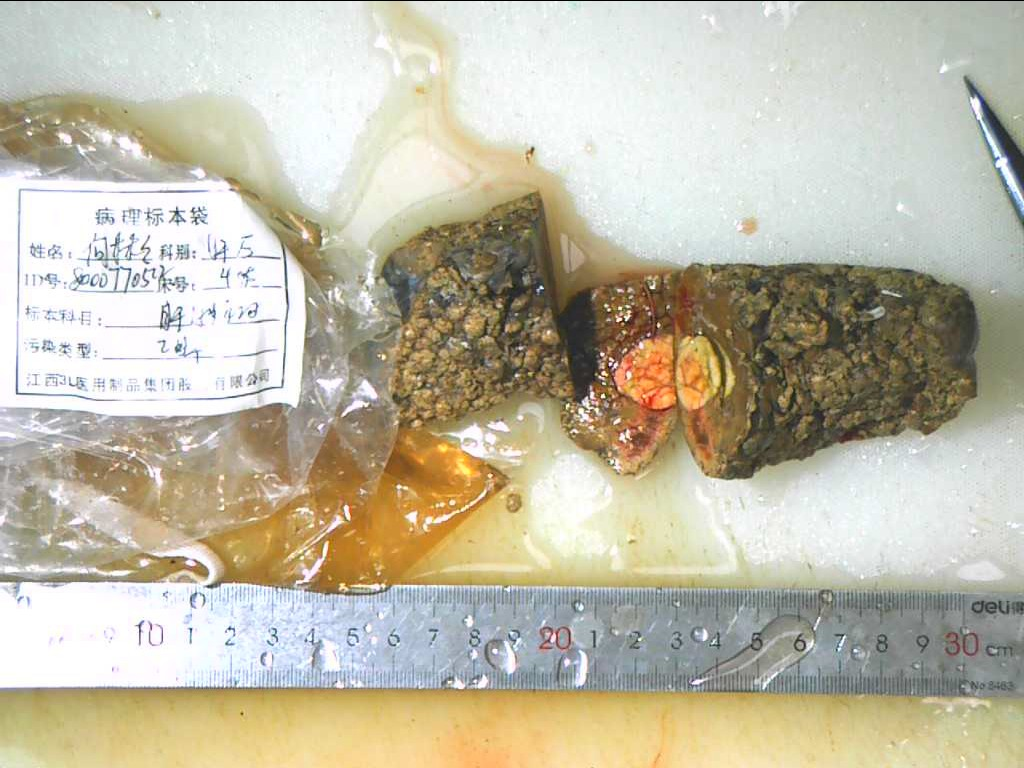
#> input picture cmare_cross/DaTi_images/B202006968.bmp, 1024 x 768 px, given in place of B202104171_001.jpg, which was not available
$ python template_match.py   (older library calls are emulated)
#> lines starting #> are read from the running program, lines starting #| are printed output that depends on the picture; after the words box and inside, x2 and y2 are one past the last pixel; in counts of white or black regions, pixels touching at a corner belong together; pictures that were not available may be replaced by others from this repository, and a replacement may not be noted
# import the necessary packages
# import argparse
# import cv2
# # construct the argument parser and parse the arguments
# ap = argparse.ArgumentParser()
# ap.add_argument("-i", "--image", type=str, required=True,
# 	help="path to input image where we'll apply template matching")
# ap.add_argument("-t", "--template", type=str, required=True,
# 	help="path to template image")
# args = vars(ap.parse_args())
#
# # load the input image and template image from disk, then display
# # them on our screen
# print("[INFO] loading images...")
# image = cv2.imread(args["image"])
# template = cv2.imread(args["template"])
# cv2.imshow("Image", image)
# cv2.imshow("Template", template)
# # convert both the image and template to grayscale
# imageGray = cv2.cvtColor(image, cv2.COLOR_BGR2GRAY)
# templateGray = cv2.cvtColor(template, cv2.COLOR_BGR2GRAY)
#
# # perform template matching
# print("[INFO] performing template matching...")
# result = cv2.matchTemplate(imageGray, templateGray,
# 	cv2.TM_CCOEFF_NORMED)
# (minVal, maxVal, minLoc, maxLoc) = cv2.minMaxLoc(result)
#
#
# # determine the starting and ending (x, y)-coordinates of the
# # bounding box
# (startX, startY) = maxLoc
# endX = startX + template.shape[1]
# endY = startY + template.shape[0]
#
# # draw the bounding box on the image
# cv2.rectangle(image, (startX, startY), (endX, endY), (255, 0, 0), 3)
# # show the output image
# cv2.imshow("Output", image)
# cv2.waitKey(0)


import cv2
import numpy as np
import imutils

# img = cv2.imread("C:/AE_PUFF/python_vision/2018_04_27/kk-3.jpg")
img = cv2.imread("test_images/B202104171_001.jpg")
#> img is the input picture: shape (768, 1024, 3); mean B, G, R 168.1, 187.6, 193.1

gray = cv2.cvtColor(img, cv2.COLOR_BGR2GRAY)
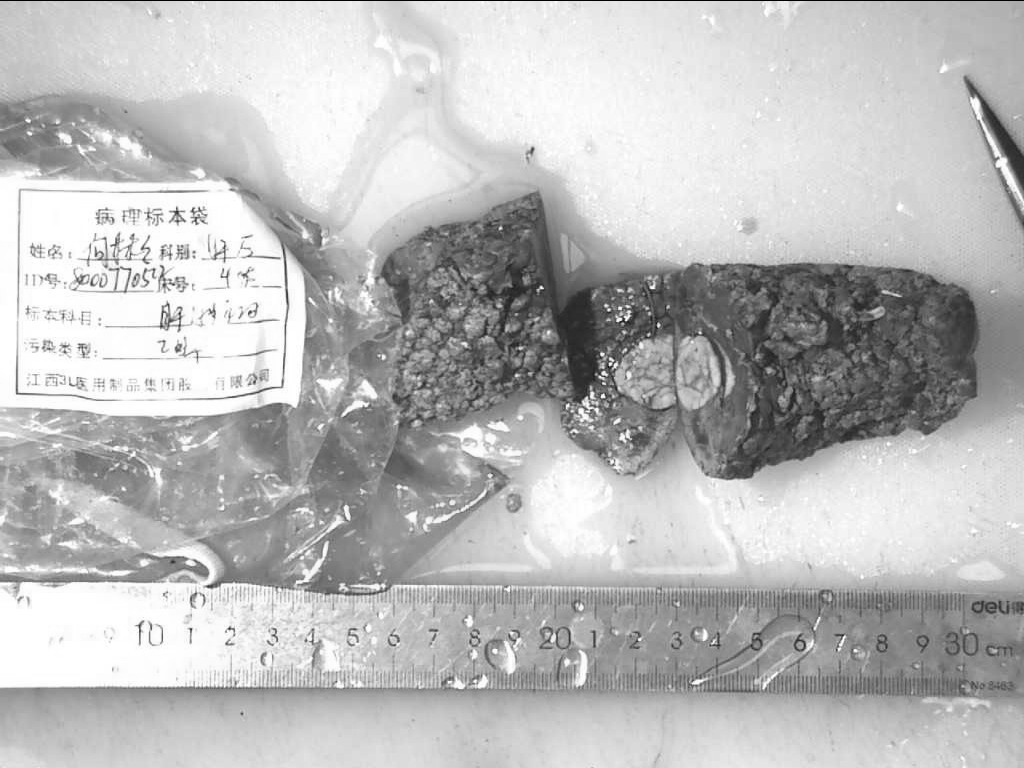
#> gray: shape (768, 1024); min 0, max 255, mean 187

blur = cv2.GaussianBlur(gray, (7, 7), 0)

edged = cv2.Canny(blur, 10, 100)
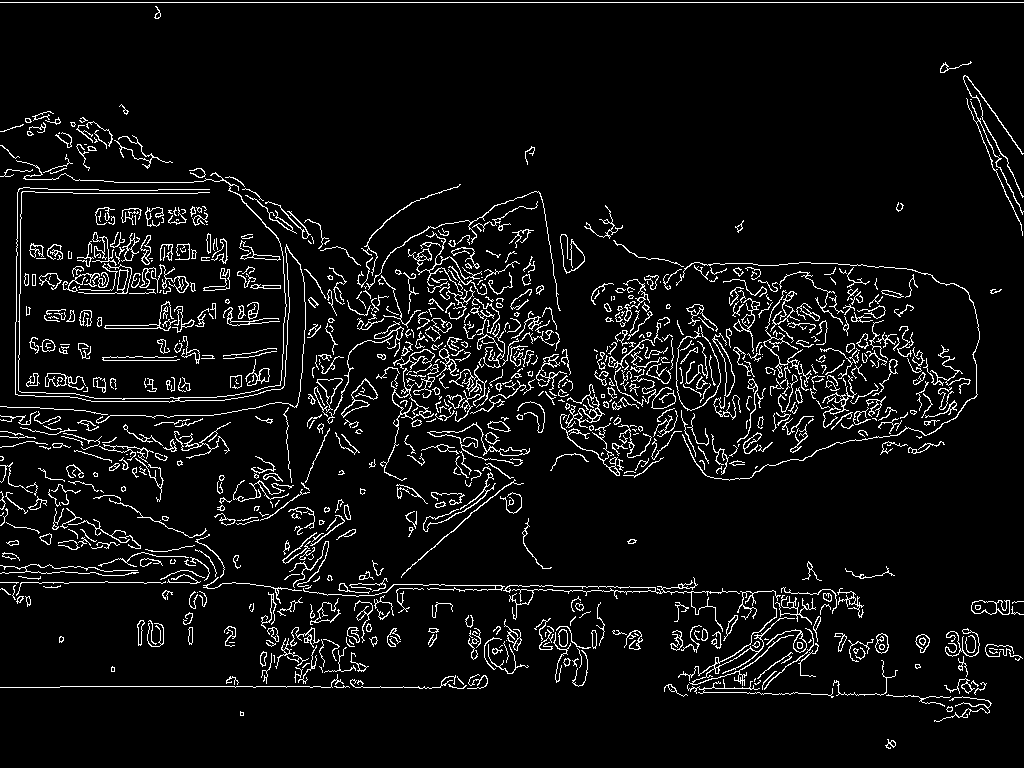
#> edged: shape (768, 1024); 6.3% white in thin lines or dots

cnts_zc = cv2.findContours(edged, cv2.RETR_EXTERNAL, cv2.CHAIN_APPROX_SIMPLE)
#> cnts_zc = 892 contours, 652 with area under 20; largest, box (x1, y1, x2, y2) and area: (380, 368, 434, 481) 492, (971, 600, 1010, 615) 401, (712, 333, 735, 397) 339, (45, 373, 86, 390) 238, (397, 349, 435, 370) 231
cnts_zc = cnts_zc[0] if imutils.is_cv2() else cnts_zc[1]
for cnt in cnts_zc:
    if cv2.arcLength(cnt, closed=False) > 100:
        cv2.drawContours(img, cnt, -1, (0, 255, 0), 2)
#> this loop made 892 passes
#> cnt on passes 31, 45, 50: [[273, 655], [274, 656], [274, 662], [274, 655]], [[501, 645], [499, 647], [501, 645], [502, 645]], [[229, 642], [234, 642]]
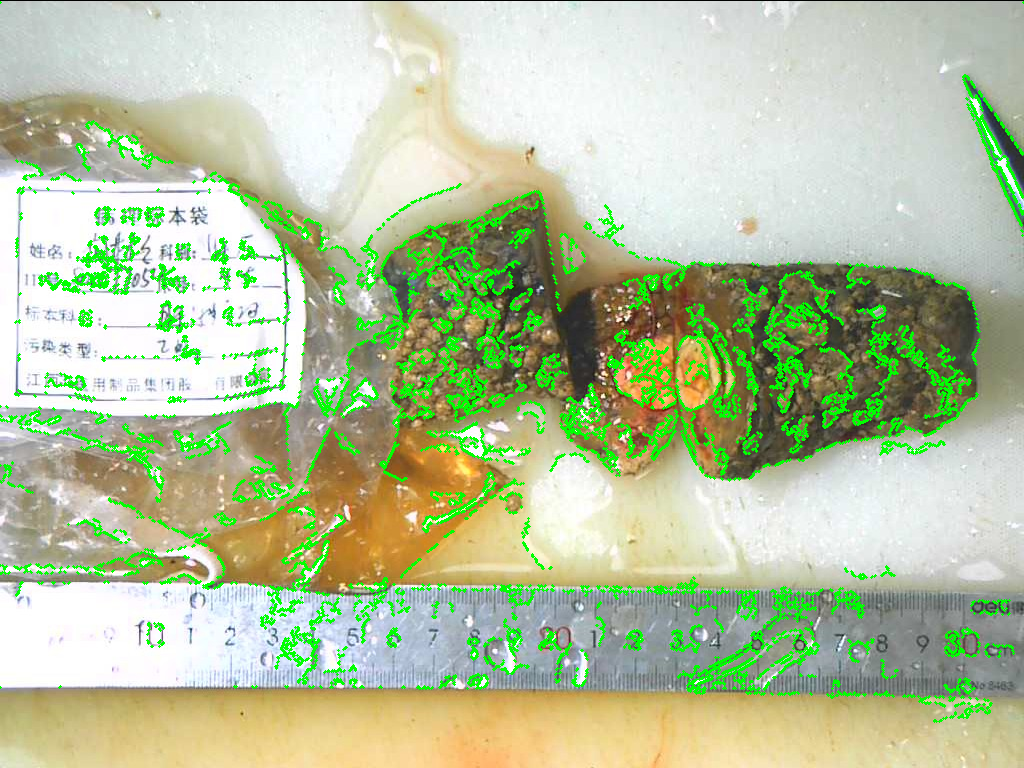
#> img: shape (768, 1024, 3); 7.19% of pixels changed, all inside (x1, y1, x2, y2) = (0, 1, 1024, 723)

cv2.imshow("edged", edged)
cv2.imshow("res", img)
cv2.waitKey(0)

$ run again, on cmare_cross/DaTi_images/B202007986.bmp
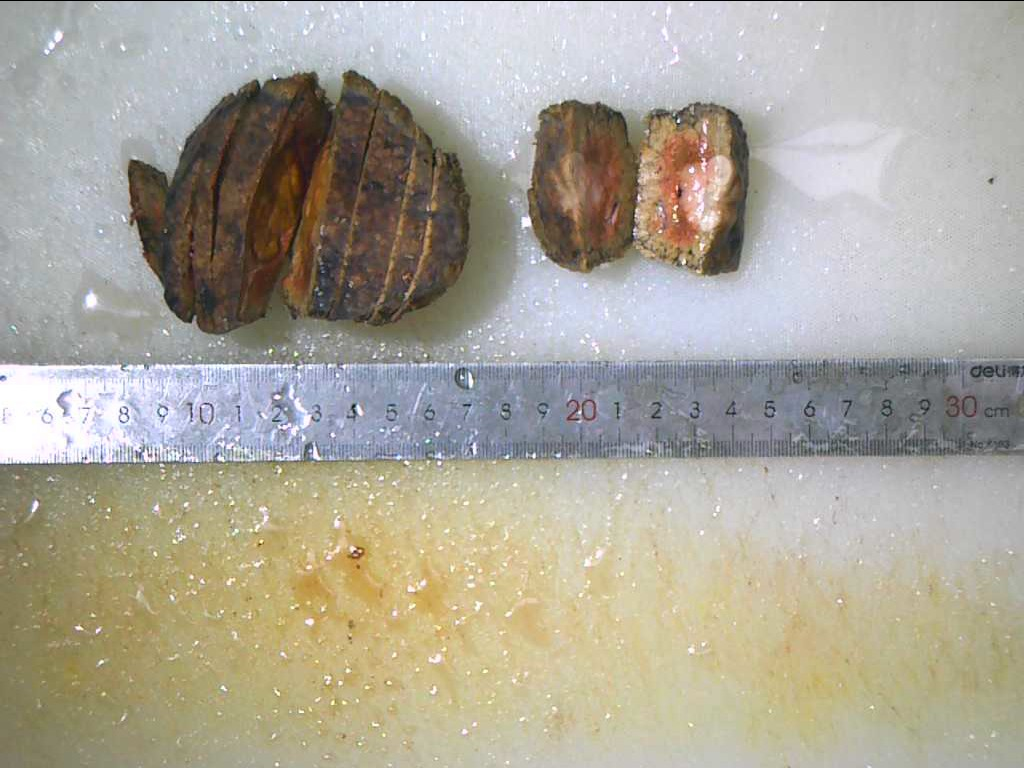
#> input picture cmare_cross/DaTi_images/B202007986.bmp, 1024 x 768 px, given in place of B202104171_001.jpg, which was not available
#> img is the input picture: shape (768, 1024, 3); mean B, G, R 153.2, 166.1, 170.8
#> `edged = cv2.Canny(blur, 10, 100)`:
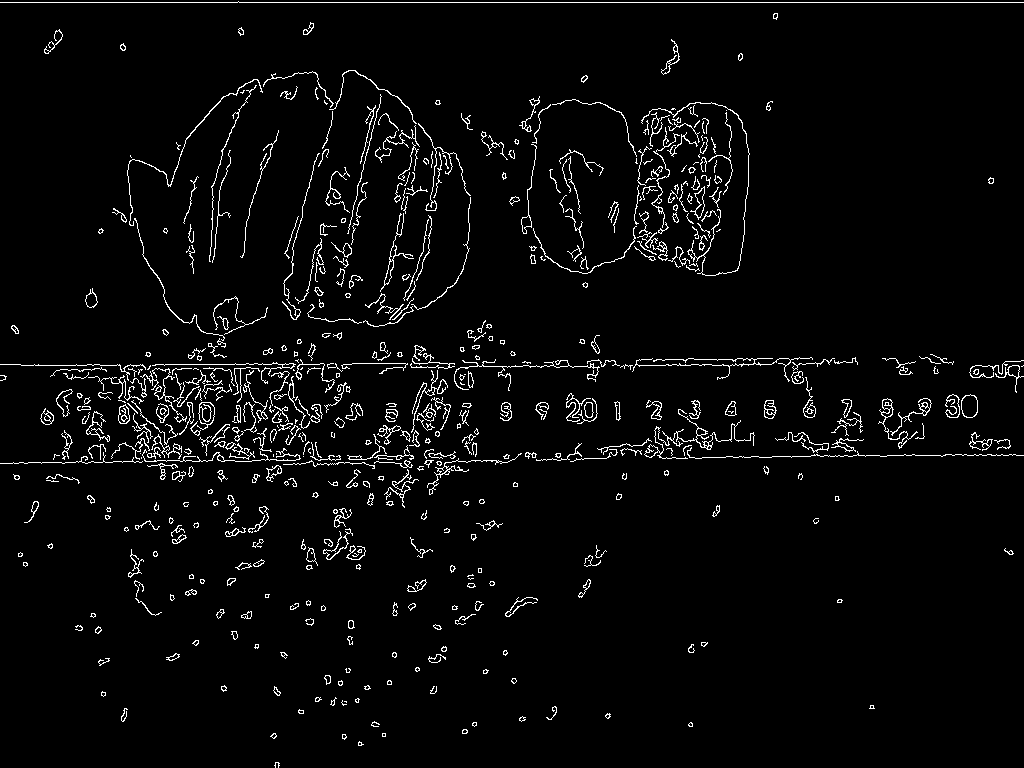
#> edged: shape (768, 1024); 3.5% white in thin lines or dots
#> cnts_zc = 537 contours, 374 with area under 20; largest, box (x1, y1, x2, y2) and area: (961, 394, 978, 418) 314, (197, 402, 215, 430) 298, (644, 409, 755, 459) 248, (690, 186, 705, 220) 172, (878, 398, 918, 449) 170
#> the loop `for cnt in cnts_zc:` made 537 passes
#> cnt on passes 4, 16: [[382, 733], [382, 736], [385, 736], [385, 733]], [[344, 701], [345, 701], [346, 702], [346, 701]]
#> after the loop `for cnt in cnts_zc:`:
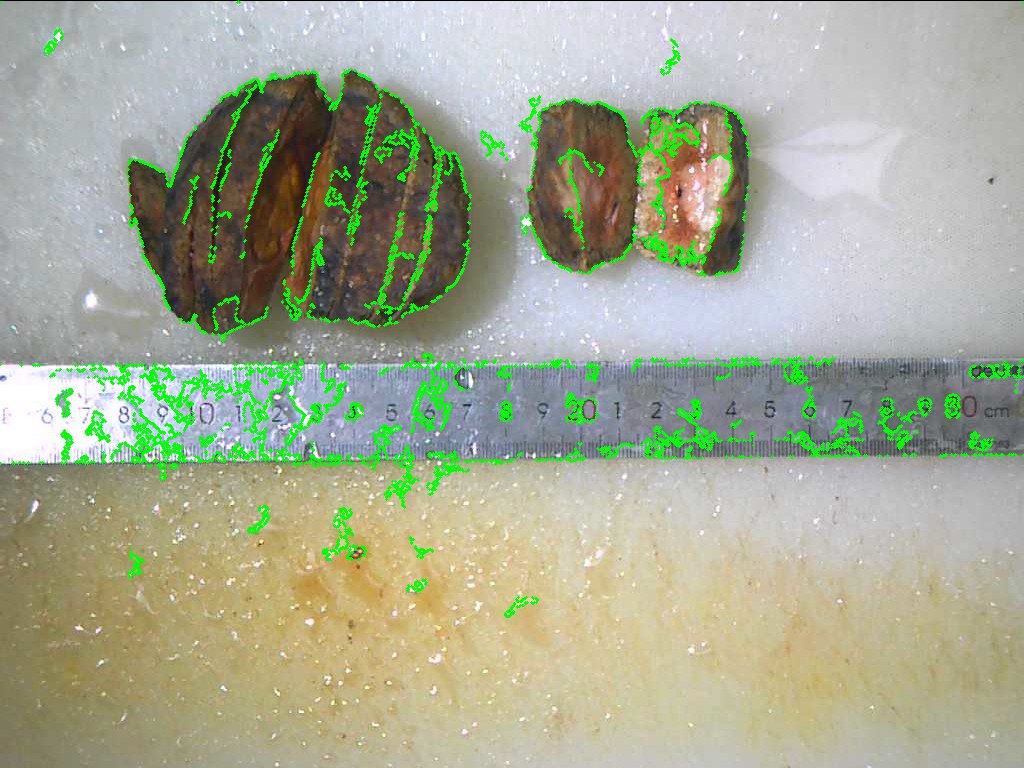
#> img: shape (768, 1024, 3); 4% of pixels changed, all inside (x1, y1, x2, y2) = (0, 0, 1024, 618)

$ run again, on cmare_cross/DaTi_images/B202013220.jpg
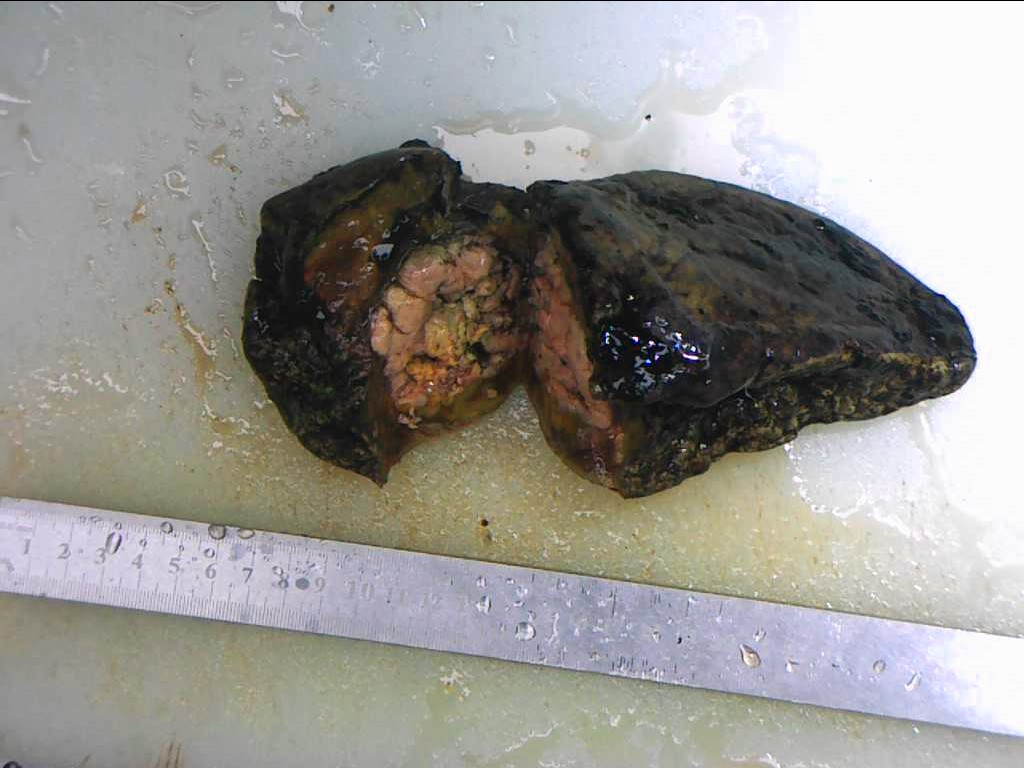
#> input picture cmare_cross/DaTi_images/B202013220.jpg, 1024 x 768 px, given in place of B202104171_001.jpg, which was not available
#> img is the input picture: shape (768, 1024, 3); mean B, G, R 146.9, 151.1, 152.8
#> `edged = cv2.Canny(blur, 10, 100)`:
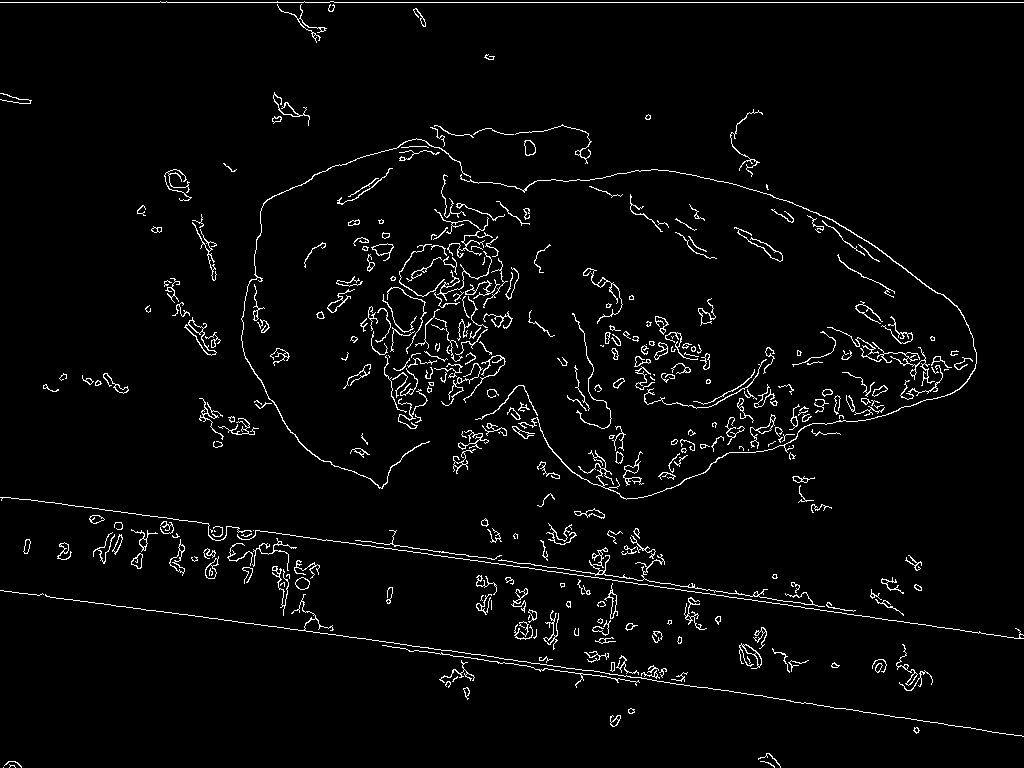
#> edged: shape (768, 1024); 3.2% white in thin lines or dots
#> cnts_zc = 369 contours, 236 with area under 20; largest, box (x1, y1, x2, y2) and area: (460, 169, 977, 500) 308, (184, 317, 217, 356) 297, (241, 138, 471, 489) 178, (169, 539, 185, 576) 164, (371, 243, 394, 261) 163
#> the loop `for cnt in cnts_zc:` made 369 passes
#> cnt on passes 1, 51: [[3, 767]], [[491, 600], [491, 609]]
#> after the loop `for cnt in cnts_zc:`:
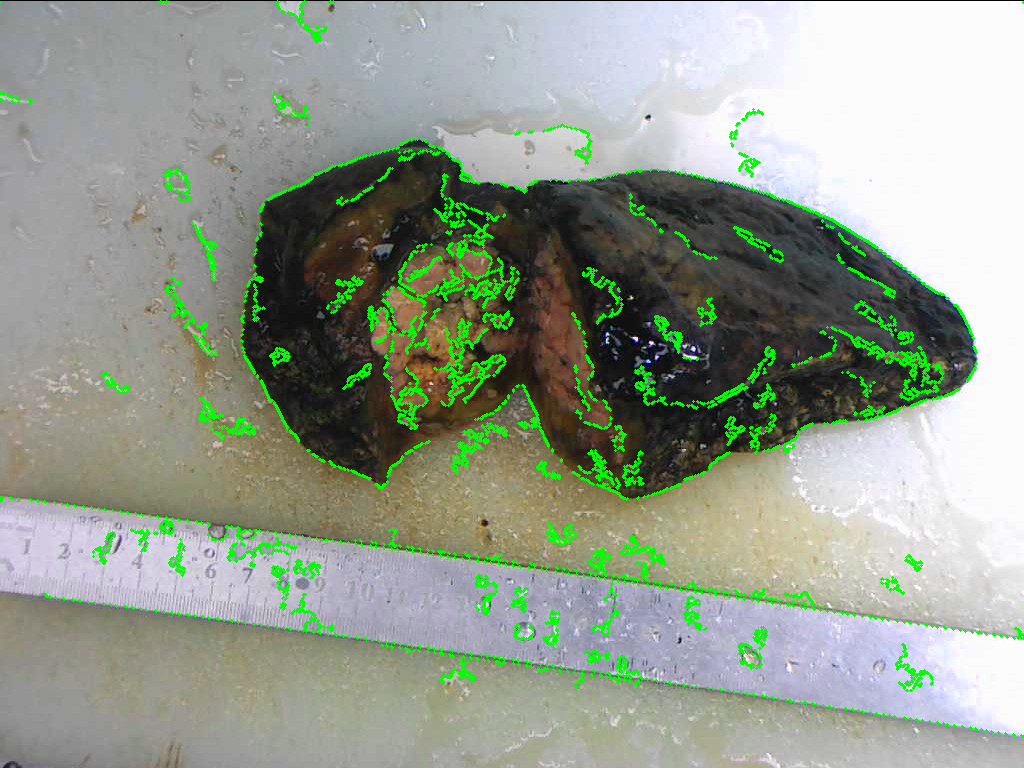
#> img: shape (768, 1024, 3); 4.18% of pixels changed, all inside (x1, y1, x2, y2) = (0, 0, 1024, 738)
